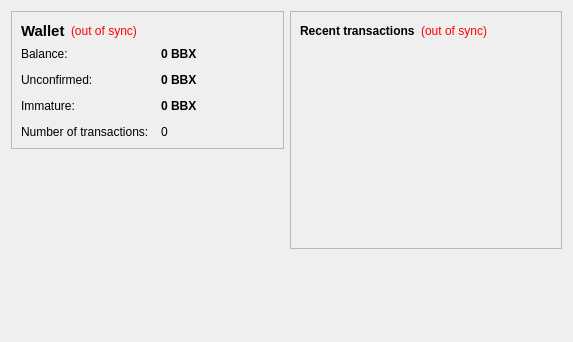
<?xml version="1.0" encoding="UTF-8"?>
<ui version="4.0">
 <class>OverviewPage</class>
 <widget class="QWidget" name="OverviewPage">
  <property name="geometry">
   <rect>
    <x>0</x>
    <y>0</y>
    <width>573</width>
    <height>342</height>
   </rect>
  </property>
  <property name="windowTitle">
   <string>Form</string>
  </property>
  <layout class="QHBoxLayout" name="horizontalLayout" stretch="1,1">
   <item>
    <layout class="QVBoxLayout" name="verticalLayout_2">
     <item>
      <widget class="QFrame" name="frame">
       <property name="frameShape">
        <enum>QFrame::StyledPanel</enum>
       </property>
       <property name="frameShadow">
        <enum>QFrame::Raised</enum>
       </property>
       <layout class="QVBoxLayout" name="verticalLayout_4">
        <item>
         <layout class="QHBoxLayout" name="horizontalLayout_4">
          <item>
           <widget class="QLabel" name="label_5">
            <property name="font">
             <font>
              <pointsize>11</pointsize>
              <weight>75</weight>
              <bold>true</bold>
             </font>
            </property>
            <property name="text">
             <string>Wallet</string>
            </property>
           </widget>
          </item>
          <item>
           <widget class="QLabel" name="labelWalletStatus">
            <property name="toolTip">
             <string>The displayed information may be out of date. Your wallet automatically synchronizes with the BBCashCoin network after a connection is established, but this process has not completed yet.</string>
            </property>
            <property name="styleSheet">
             <string notr="true">QLabel { color: red; }</string>
            </property>
            <property name="text">
             <string notr="true">(out of sync)</string>
            </property>
            <property name="alignment">
             <set>Qt::AlignLeading|Qt::AlignLeft|Qt::AlignVCenter</set>
            </property>
           </widget>
          </item>
          <item>
           <spacer name="horizontalSpacer_2">
            <property name="orientation">
             <enum>Qt::Horizontal</enum>
            </property>
            <property name="sizeHint" stdset="0">
             <size>
              <width>40</width>
              <height>20</height>
             </size>
            </property>
           </spacer>
          </item>
         </layout>
        </item>
        <item>
         <layout class="QFormLayout" name="formLayout_2">
          <property name="fieldGrowthPolicy">
           <enum>QFormLayout::AllNonFixedFieldsGrow</enum>
          </property>
          <property name="horizontalSpacing">
           <number>12</number>
          </property>
          <property name="verticalSpacing">
           <number>12</number>
          </property>
          <item row="0" column="0">
           <widget class="QLabel" name="label">
            <property name="text">
             <string>Balance:</string>
            </property>
           </widget>
          </item>
          <item row="0" column="1">
           <widget class="QLabel" name="labelBalance">
            <property name="font">
             <font>
              <weight>75</weight>
              <bold>true</bold>
             </font>
            </property>
            <property name="cursor">
             <cursorShape>IBeamCursor</cursorShape>
            </property>
            <property name="toolTip">
             <string>Your current balance</string>
            </property>
            <property name="text">
             <string notr="true">0 BBX</string>
            </property>
            <property name="textInteractionFlags">
             <set>Qt::LinksAccessibleByMouse|Qt::TextSelectableByKeyboard|Qt::TextSelectableByMouse</set>
            </property>
           </widget>
          </item>
          <item row="1" column="0">
           <widget class="QLabel" name="label_3">
            <property name="text">
             <string>Unconfirmed:</string>
            </property>
           </widget>
          </item>
          <item row="1" column="1">
           <widget class="QLabel" name="labelUnconfirmed">
            <property name="font">
             <font>
              <weight>75</weight>
              <bold>true</bold>
             </font>
            </property>
            <property name="cursor">
             <cursorShape>IBeamCursor</cursorShape>
            </property>
            <property name="toolTip">
             <string>Total of transactions that have yet to be confirmed, and do not yet count toward the current balance</string>
            </property>
            <property name="text">
             <string notr="true">0 BBX</string>
            </property>
            <property name="textInteractionFlags">
             <set>Qt::LinksAccessibleByMouse|Qt::TextSelectableByKeyboard|Qt::TextSelectableByMouse</set>
            </property>
           </widget>
          </item>
          <item row="3" column="0">
           <widget class="QLabel" name="label_2">
            <property name="text">
             <string>Number of transactions:</string>
            </property>
           </widget>
          </item>
          <item row="3" column="1">
           <widget class="QLabel" name="labelNumTransactions">
            <property name="toolTip">
             <string>Total number of transactions in wallet</string>
            </property>
            <property name="text">
             <string notr="true">0</string>
            </property>
           </widget>
          </item>
          <item row="2" column="0">
           <widget class="QLabel" name="labelImmatureText">
            <property name="text">
             <string>Immature:</string>
            </property>
           </widget>
          </item>
          <item row="2" column="1">
           <widget class="QLabel" name="labelImmature">
            <property name="font">
             <font>
              <weight>75</weight>
              <bold>true</bold>
             </font>
            </property>
            <property name="toolTip">
             <string>Mined balance that has not yet matured</string>
            </property>
            <property name="text">
             <string notr="true">0 BBX</string>
            </property>
            <property name="textInteractionFlags">
             <set>Qt::LinksAccessibleByMouse|Qt::TextSelectableByKeyboard|Qt::TextSelectableByMouse</set>
            </property>
           </widget>
          </item>
         </layout>
        </item>
       </layout>
      </widget>
     </item>
     <item>
      <spacer name="verticalSpacer">
       <property name="orientation">
        <enum>Qt::Vertical</enum>
       </property>
       <property name="sizeHint" stdset="0">
        <size>
         <width>20</width>
         <height>40</height>
        </size>
       </property>
      </spacer>
     </item>
    </layout>
   </item>
   <item>
    <layout class="QVBoxLayout" name="verticalLayout_3">
     <item>
      <widget class="QFrame" name="frame_2">
       <property name="frameShape">
        <enum>QFrame::StyledPanel</enum>
       </property>
       <property name="frameShadow">
        <enum>QFrame::Raised</enum>
       </property>
       <layout class="QVBoxLayout" name="verticalLayout">
        <item>
         <layout class="QHBoxLayout" name="horizontalLayout_2">
          <item>
           <widget class="QLabel" name="label_4">
            <property name="text">
             <string>&lt;b&gt;Recent transactions&lt;/b&gt;</string>
            </property>
           </widget>
          </item>
          <item>
           <widget class="QLabel" name="labelTransactionsStatus">
            <property name="toolTip">
             <string>The displayed information may be out of date. Your wallet automatically synchronizes with the BBCashCoin network after a connection is established, but this process has not completed yet.</string>
            </property>
            <property name="styleSheet">
             <string notr="true">QLabel { color: red; }</string>
            </property>
            <property name="text">
             <string notr="true">(out of sync)</string>
            </property>
            <property name="alignment">
             <set>Qt::AlignRight|Qt::AlignTrailing|Qt::AlignVCenter</set>
            </property>
           </widget>
          </item>
          <item>
           <spacer name="horizontalSpacer">
            <property name="orientation">
             <enum>Qt::Horizontal</enum>
            </property>
            <property name="sizeHint" stdset="0">
             <size>
              <width>40</width>
              <height>20</height>
             </size>
            </property>
           </spacer>
          </item>
         </layout>
        </item>
        <item>
         <widget class="QListView" name="listTransactions">
          <property name="styleSheet">
           <string notr="true">QListView { background: transparent; }</string>
          </property>
          <property name="frameShape">
           <enum>QFrame::NoFrame</enum>
          </property>
          <property name="verticalScrollBarPolicy">
           <enum>Qt::ScrollBarAlwaysOff</enum>
          </property>
          <property name="horizontalScrollBarPolicy">
           <enum>Qt::ScrollBarAlwaysOff</enum>
          </property>
          <property name="selectionMode">
           <enum>QAbstractItemView::NoSelection</enum>
          </property>
         </widget>
        </item>
       </layout>
      </widget>
     </item>
     <item>
      <spacer name="verticalSpacer_2">
       <property name="orientation">
        <enum>Qt::Vertical</enum>
       </property>
       <property name="sizeHint" stdset="0">
        <size>
         <width>20</width>
         <height>40</height>
        </size>
       </property>
      </spacer>
     </item>
    </layout>
   </item>
  </layout>
 </widget>
 <resources/>
 <connections/>
</ui>
